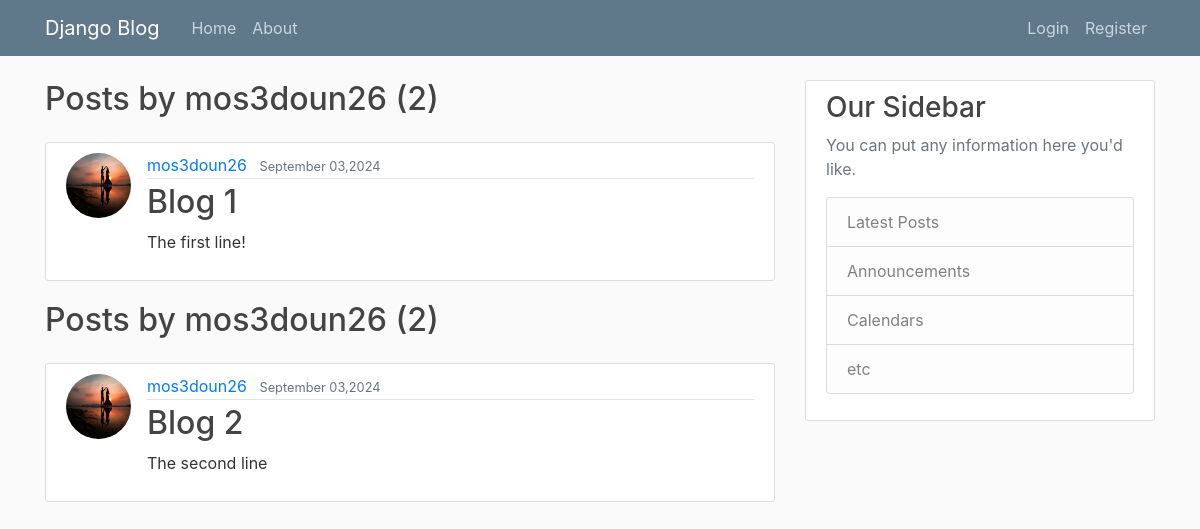
The page /user/mos3doun26 on the database as committed earlier.
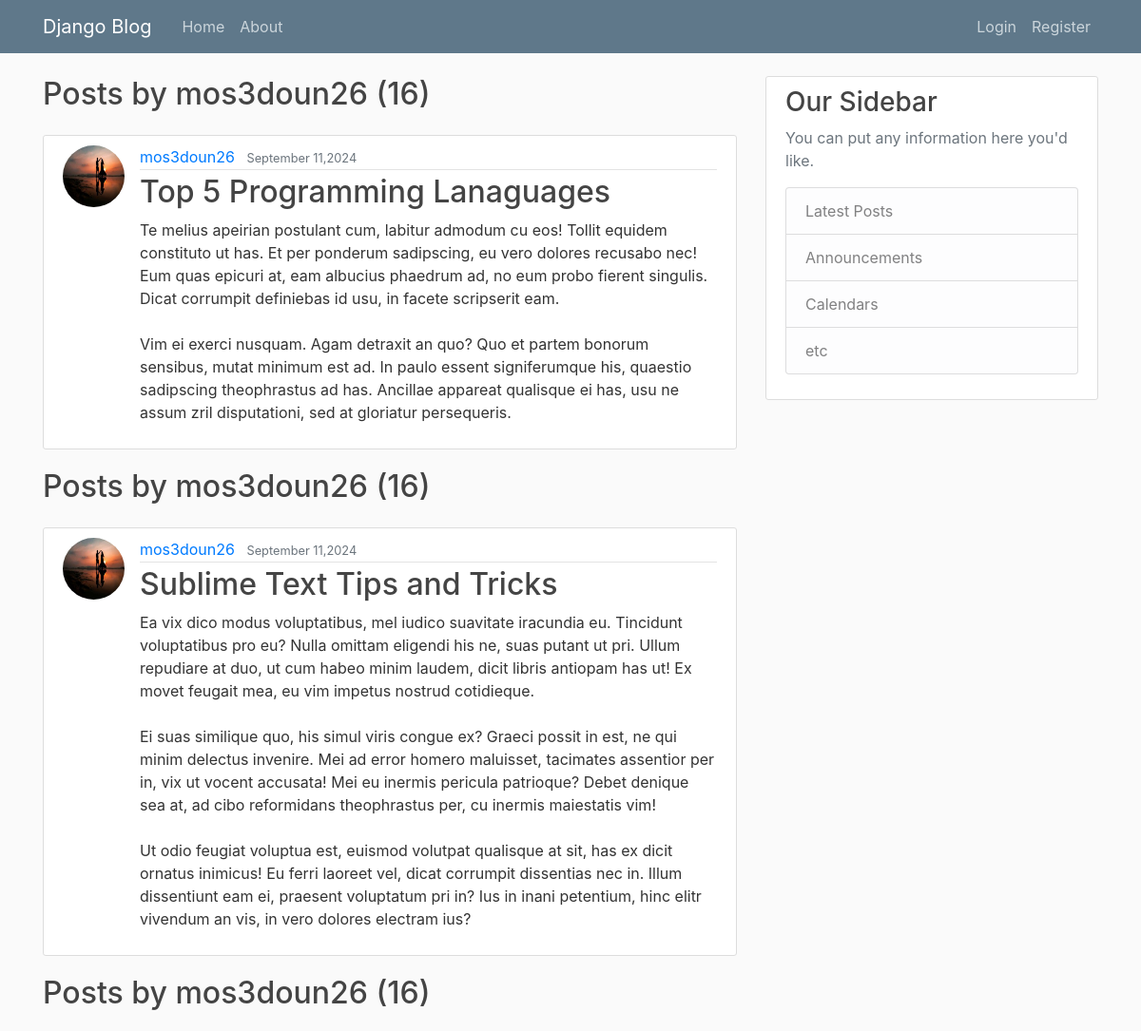
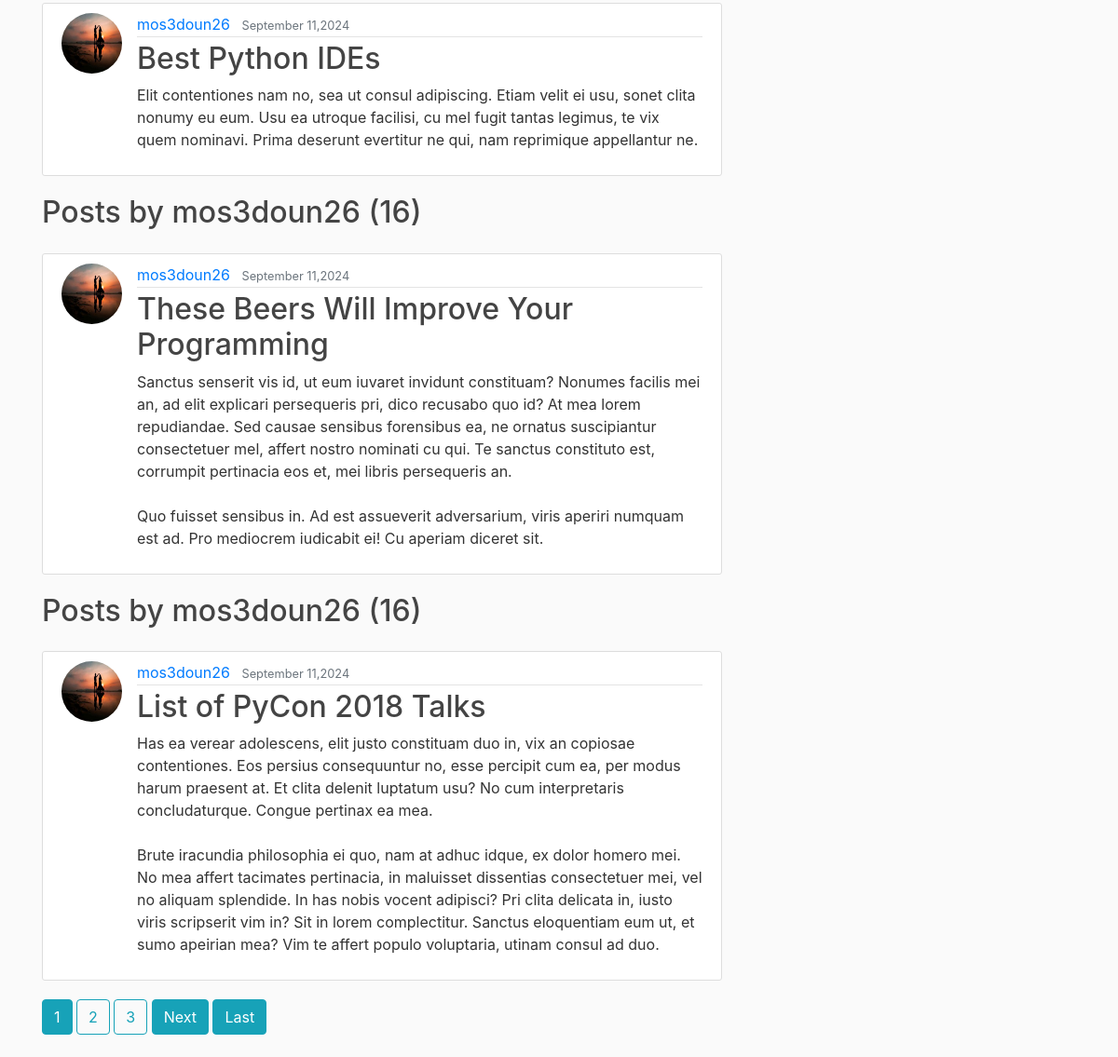
The same page on the database as committed later (2 pictures, top to bottom).
### blog/models.py (models this page shows, shortened)
class Post(models.Model):
    title = models.CharField(max_length=100)
    content = models.TextField()
    date_posted  = models.DateField(default=timezone.now)
    author = models.ForeignKey(User, on_delete=models.CASCADE)

### users/models.py (models this page shows, shortened)
class Profile(models.Model):
    user = models.OneToOneField(User, on_delete=models.CASCADE)
    image = models.ImageField(default="profile_pics/defualt.jpeg", upload_to="profile_pics")

### blog/views.py (the view)
# urls.py: path("user/<str:username>", UserPostListview.as_view(), name="user-posts"),
class UserPostListview(ListView):
    model = Post
    template_name = "blog/user_posts.html/" #defualt blog/post_list.html, pattern: <app>/<Model>_<view_type>/
    context_object_name = "posts"
    paginate_by = 5
    def get_queryset(self):
        user = get_object_or_404(User, username=self.kwargs.get("username"))
        return Post.objects.filter(author=user).order_by("-date_posted")

### blog/templates/blog/user_posts.html (shortened to what this page needs)
{% extends "blog/base.html" %}
{% block content %}
  {% for post in posts %}
  <h2 class="mb-4">Posts by {{post.author.username}} ({{page_obj.paginator.count}})</h2>
  <article class="media content-section">
    <img class="rounded-circle article-img" src="{{ post.author.profile.image.url }}">
      <div class="media-body">
        <div class="article-metadata">
          <a class="mr-2" href="{% url 'user-posts' post.author %}">{{ post.author }}</a>
          <small class="text-muted">{{ post.date_posted|date:"F d,Y"}}</small>
        </div>
        <h2><a class="article-title" href="{% url 'post-detail' post.id %}">{{ post.title }}</a></h2>
        <p class="article-content">{{ post.content }}</p>
      </div>
  </article>
  {% endfor%}
  {% if is_paginated %}
    {% for num in page_obj.paginator.page_range %}
      {% if page_obj.number == num %}
        <a class="btn btn-info mb-4" href="?page={{ num }}">{{ num }}</a>
      {% elif num > page_obj.number|add:'-3' and num < page_obj.number|add:'3' %}
        <a class="btn btn-outline-info mb-4" href="?page={{ num }}">{{ num }}</a>
      {% endif %}
    {% endfor %}
    {% if page_obj.has_next %}
      <a class="btn btn-info mb-4" href="?page={{page_obj.next_page_number}}">Next</a>
      <a class="btn btn-info mb-4" href="?page={{page_obj.paginator.num_pages}}">Last</a>
    {% endif %}
  {% endif %}
{% endblock content %}

### blog/templates/blog/base.html (shortened to what this page needs)
{% load static %}
<!DOCTYPE html>
<html lang="en">
<head>
    <link rel="stylesheet" href="https://cdn.jsdelivr.net/npm/bootstrap@4.0.0/dist/css/bootstrap.min.css">
    <link rel="stylesheet" href="{% static 'blog/main.css' %}">
</head>
<body>
    <header class="site-header">
        <nav class="navbar navbar-expand-md navbar-dark bg-steel fixed-top">
          <div class="container">
            <a class="navbar-brand mr-4" href="{% url 'blog-home' %}">Django Blog</a>
            <div class="collapse navbar-collapse" id="navbarToggle">
              <div class="navbar-nav mr-auto">
                <a class="nav-item nav-link" href="{% url 'blog-home' %}">Home</a>
                <a class="nav-item nav-link" href="{% url 'blog-about' %}">About</a>
              </div>
              <div class="navbar-nav">
                {% if user.is_authenticated %}
                  <a class="nav-item nav-link" href="{% url 'post-create' %}">New Post</a>
                  <a class="nav-item nav-link" href="{% url 'profile' %}">Profile</a>
                  <a class="btn btn-outline-info" style="color: #cbd5db;" href="{% url 'logout' %}">Logout</a>
                {% else %}
                  <a class="nav-item nav-link" href="{% url 'login' %}">Login</a>
                  <a class="nav-item nav-link" href="{% url 'register' %}">Register</a>
                {% endif %}
              </div>
            </div>
          </div>
        </nav>
      </header>
    <main role="main" class="container">
        <div class="row">
          <div class="col-md-8">
            {% block content %}{% endblock %}
          </div>
          <div class="col-md-4">
            <div class="content-section">
              <h3>Our Sidebar</h3>
              <p class='text-muted'>You can put any information here you'd like.
                <ul class="list-group">
                  <li class="list-group-item list-group-item-light">Latest Posts</li>
                  <li class="list-group-item list-group-item-light">Announcements</li>
                  <li class="list-group-item list-group-item-light">Calendars</li>
                  <li class="list-group-item list-group-item-light">etc</li>
                </ul>
              </p>
            </div>
          </div>
        </div>
    </main>
</body>
</html>

### blog/static/blog/main.css (style rules this page uses)
body { background: #fafafa; color: #333333; margin-top: 5rem; }
h1, h2, h3, h4, h5, h6 { color: #444444; }
ul { margin: 0; }
.bg-steel { background-color: #5f788a; }
.site-header .navbar-nav .nav-link { color: #cbd5db; }
.content-section { background: #ffffff; padding: 10px 20px; border: 1px solid #dddddd; border-radius: 3px; margin-bottom: 20px; }
.article-title { color: #444444; }
.article-content { white-space: pre-line; }
.article-img { height: 65px; width: 65px; margin-right: 16px; }
.article-metadata { padding-bottom: 1px; margin-bottom: 4px; border-bottom: 1px solid #e3e3e3 }

Rows that differ between the two databases and show on the page:
no longer on this page (row unchanged): Post: author.username "mos3doun26", paginator.count "2", author.profile.image (picture), author "mos3doun26", date_posted "September 03,2024", title "Blog 1", content "The first line!"
removed Post: author.username "mos3doun26", paginator.count "2", author.profile.image (picture), author "mos3doun26", date_posted "September 03,2024", title "Blog 2", content "The second line"
added Post: author.username "mos3doun26", paginator.count "16", author.profile.image (picture), author "mos3doun26", date_posted "September 11,2024", title "Top 5 Programming Lanaguages", content "Te melius apeirian postulant cum, labitur admodum cu eos! Tollit equidem constituto ut has. Et per ponderum sadipscing, eu vero dolores recusabo nec! Eum quas epicuri at, eam albucius phaedrum ad, no eum probo fierent singulis. Dicat corrumpit definiebas id usu, in facete scripserit eam. Vim ei exerci nusquam. Agam detraxit an quo? Quo et partem bonorum sensibus, mutat minimum est ad. In paulo essent signiferumque his, quaestio sadipscing theophrastus ad has. Ancillae appareat qualisque ei has, usu ne assum zril disputationi, sed at gloriatur persequeris."
added Post: author.username "mos3doun26", paginator.count "16", author.profile.image (picture), author "mos3doun26", date_posted "September 11,2024", title "Sublime Text Tips and Tricks", content "Ea vix dico modus voluptatibus, mel iudico suavitate iracundia eu. Tincidunt voluptatibus pro eu? Nulla omittam eligendi his ne, suas putant ut pri. Ullum repudiare at duo, ut cum habeo minim laudem, dicit libris antiopam has ut! Ex movet feugait mea, eu vim impetus nostrud cotidieque. Ei suas similique quo, his simul viris congue ex? Graeci possit in est, ne qui minim delectus invenire. Mei ad error homero maluisset, tacimates assentior per in, vix ut vocent accusata! Mei eu inermis pericula patrioque? Debet denique sea at, ad cibo reformidans theophrastus per, cu inermis maiestatis vim! Ut odio feugiat voluptua est, euismod volutpat qualisque at sit, has ex dicit ornatus inimicus! Eu…"
added Post: author.username "mos3doun26", paginator.count "16", author.profile.image (picture), author "mos3doun26", date_posted "September 11,2024", title "Best Python IDEs", content "Elit contentiones nam no, sea ut consul adipiscing. Etiam velit ei usu, sonet clita nonumy eu eum. Usu ea utroque facilisi, cu mel fugit tantas legimus, te vix quem nominavi. Prima deserunt evertitur ne qui, nam reprimique appellantur ne."
added Post: author.username "mos3doun26", paginator.count "16", author.profile.image (picture), author "mos3doun26", date_posted "September 11,2024", title "These Beers Will Improve Your Programming", content "Sanctus senserit vis id, ut eum iuvaret invidunt constituam? Nonumes facilis mei an, ad elit explicari persequeris pri, dico recusabo quo id? At mea lorem repudiandae. Sed causae sensibus forensibus ea, ne ornatus suscipiantur consectetuer mel, affert nostro nominati cu qui. Te sanctus constituto est, corrumpit pertinacia eos et, mei libris persequeris an. Quo fuisset sensibus in. Ad est assueverit adversarium, viris aperiri numquam est ad. Pro mediocrem iudicabit ei! Cu aperiam diceret sit."
added Post: author.username "mos3doun26", paginator.count "16", author.profile.image (picture), author "mos3doun26", date_posted "September 11,2024", title "List of PyCon 2018 Talks", content "Has ea verear adolescens, elit justo constituam duo in, vix an copiosae contentiones. Eos persius consequuntur no, esse percipit cum ea, per modus harum praesent at. Et clita delenit luptatum usu? No cum interpretaris concludaturque. Congue pertinax ea mea. Brute iracundia philosophia ei quo, nam at adhuc idque, ex dolor homero mei. No mea affert tacimates pertinacia, in maluisset dissentias consectetuer mei, vel no aliquam splendide. In has nobis vocent adipisci? Pri clita delicata in, iusto viris scripserit vim in? Sit in lorem complectitur. Sanctus eloquentiam eum ut, et sumo apeirian mea? Vim te affert populo voluptaria, utinam consul ad duo."
Other text that changed with them:
new list line: "1"
new list line: "2"
new list line: "3"
text now shown: "Next Last"
